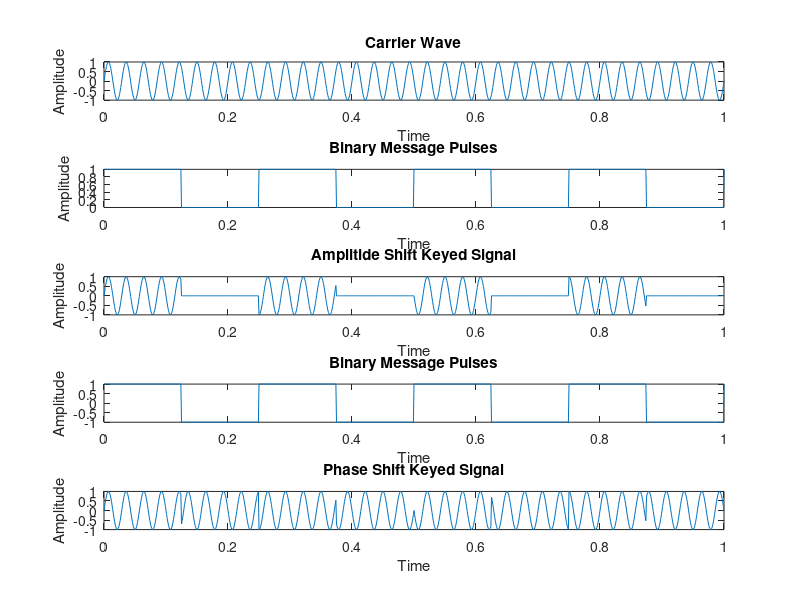

Reproduce this figure in MATLAB.
fp=4;
fc=35;
fs=350;
amp=1;
t=0:0.001:1; % For setting the sampling interval
c=amp.*sin(2*pi*fc*t);% For Generating Carrier Sine wave
subplot(5,1,1) %For Plotting The Carrier wave
plot(t,c)
xlabel('Time')
ylabel('Amplitude')
title('Carrier Wave')
m=amp/2.*square(2*pi*fp*t)+(amp/2);%For Generating Square wave message
subplot(5,1,2) %For Plotting The Square Binary Pulse (Message)
plot(t,m)
xlabel('Time')
ylabel('Amplitude')
title('Binary Message Pulses')
w=c.*m; % The Shift Keyed Wave
subplot(5,1,3) %For Plotting The Amplitude Shift Keyed Wave
plot(t,w)
xlabel('Time')
ylabel('Amplitude')
title('Amplitide Shift Keyed Signal')
q=square(2*pi*fp*t);%For Generating Square wave message
subplot(5,1,4) %For Plotting The Square Binary Pulse (Message)
plot(t,q)
xlabel('Time')
ylabel('Amplitude')
title('Binary Message Pulses')
r=c.*q; % The Shift Keyed Wave
subplot(5,1,5) %For Plotting The Amplitude Shift Keyed Wave
plot(t,r)
xlabel('Time')
ylabel('Amplitude')
title('Phase Shift Keyed Signal')
